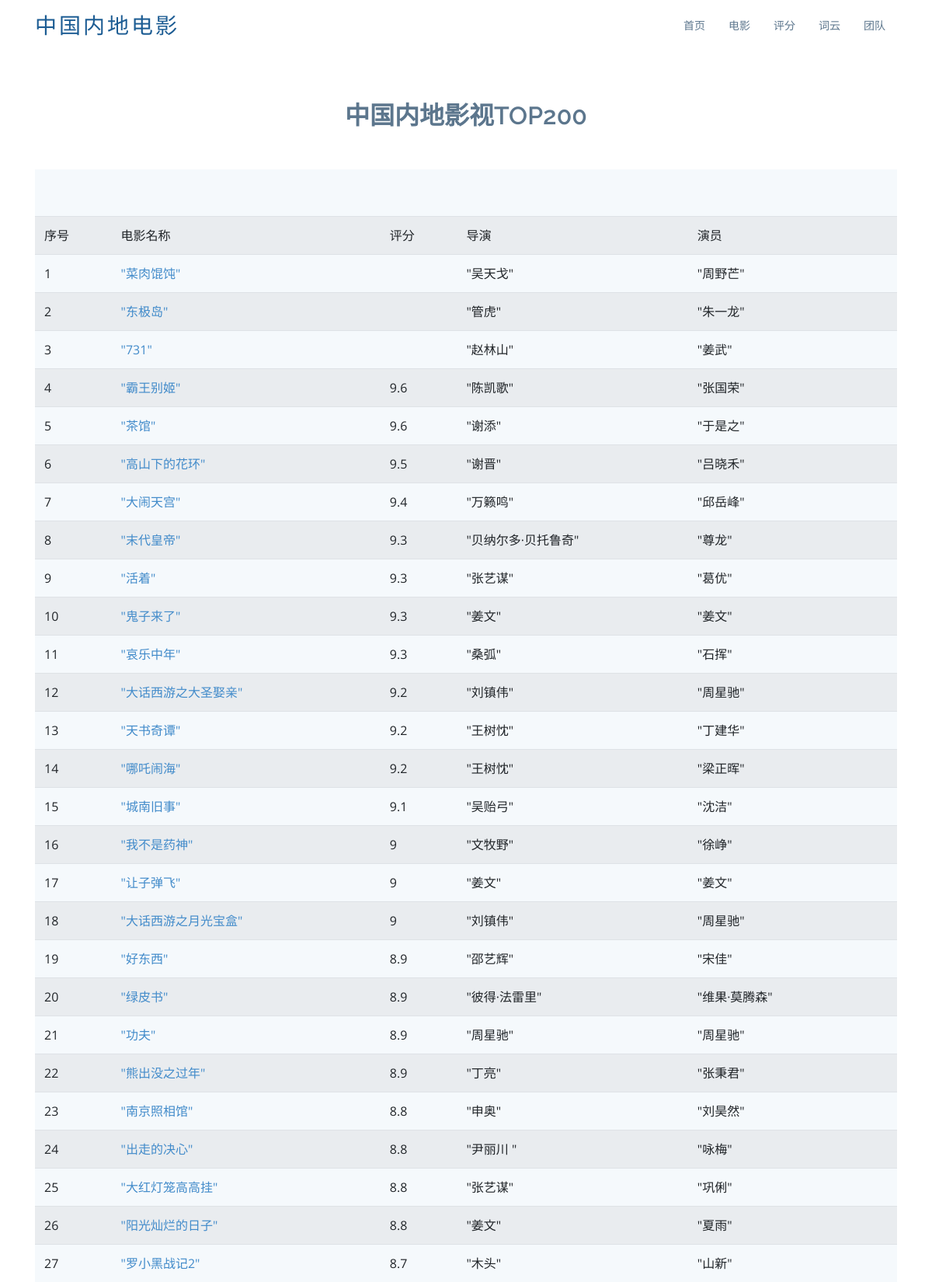
The page /movie (upper part) on the database its author committed.
### tables this page shows
CREATE TABLE movie200
    (
    id integer primary key autoincrement,
    directors text,
    rate numeric,  
    title varchar,
    url text,
    casts text,
    cover text
    );

### web/app.py (the view)
@app. route('/movie')
def movie() :
    i=1
    datalist = []#建造一个空列表，存放data数据
    con = sqlite3.connect("chinamovie.db")#获取连接对象
    cur = con.cursor()#获取游标
    sql = "select * from movie200 order by rate desc "
    data = cur.execute(sql)
    for item in data:
        item=item+(i,)
        datalist.append(item)
        i=i+1
    cur.close()
    con.close()
    return render_template("movie.html",movies = datalist)#把datalist数据传给movies变量，放到网页上

### web/templates/movie.html (shortened to what this page needs)
<!DOCTYPE html>
<html lang="en">
<head>
  <link href="static/assets/vendor/bootstrap/css/bootstrap.min.css" rel="stylesheet">
  <link href="static/assets/vendor/icofont/icofont.min.css" rel="stylesheet">
  <link href="static/assets/vendor/boxicons/css/boxicons.min.css" rel="stylesheet">
  <link href="static/assets/vendor/animate.css/animate.min.css" rel="stylesheet">
  <link href="static/assets/vendor/venobox/venobox.css" rel="stylesheet">
  <link href="static/assets/vendor/aos/aos.css" rel="stylesheet">
  <link href="static/assets/css/style.css" rel="stylesheet">
</head>
<body>
  <header id="header">
    <div class="container">
      <div class="logo float-left">
        <h1 class="text-light"><a href="temp.html"><span>中国内地电影</span></a></h1>
      </div>
      <nav class="nav-menu float-right d-none d-lg-block">
        <ul>
          <li class="/index"><a href="/index">首页</a></li>
          <li><a href="/movie">电影</a></li>
          <li><a href="/rates">评分</a></li>
          <li><a href="/actors">词云</a></li>
          <li><a href="/team">团队</a></li>
        </ul>
      </nav>
    </div>
  </header>
  <section id="team" class="team">
    <div class="container">
      <div class="section-title">
        <h2>中国内地影视TOP200</h2>
      </div>
      <section class="counts section-bg">
        <div class="container">
          <div class="row">
          <table class="table table-striped">
           <tr>
              <td>序号</td>
              <td>电影名称</td>
              <td>评分</td>
              <td>导演</td>
              <td>演员</td>
            </tr>
           {% for movie in movies %}
            <tr>
              <td>{{movie[7]}}</td>
              <td>
                <a href="{{movie[4]}}" target="_blank">
                  {{movie[3]}}
                  </a>
              </td>
              <td>{{movie[2]}}</td>
              <td>{{movie[1]}}</td>
              <td>{{movie[5]}}</td>
            </tr>
            {% endfor %}
          </table>
        </div>
        </div>
      </section>
    </div>
  </section>
</body>
</html>

### web/static/assets/css/style.css (style rules this page uses)
body { font-family: "Open Sans", sans-serif; color: #444; }
a { color: #428bca; }
h1, h2, h3, h4, h5, h6, .font-primary { font-family: "Raleway", sans-serif; }
#header { height: 70px; transition: all 0.5s; transition: all 0.5s; padding: 10px 0; background: #fff; z-index: 997; }
#header .logo h1 { font-size: 28px; margin: 0; padding: 10px 0; line-height: 1; font-weight: 400; letter-spacing: 3px; text-transform: uppercase; }
#header .logo h1 a, #header .logo h1 a:hover { color: #1c5c93; text-decoration: none; }
.nav-menu, .nav-menu * { margin: 0; padding: 0; list-style: none; }
.nav-menu > ul > li { position: relative; white-space: nowrap; float: left; }
.nav-menu a { display: block; position: relative; color: #5c768d; padding: 12px 15px; transition: 0.3s; font-size: 14px; font-family: "Open Sans", sans-serif; }
.mobile-nav { position: fixed; top: 0; bottom: 0; z-index: 9999; overflow-y: auto; left: -260px; width: 260px; padding-top: 18px; background: #1f3548; transition: 0.4s; }
.mobile-nav * { margin: 0; padding: 0; list-style: none; }
.mobile-nav a { display: block; position: relative; color: #e3f0fc; padding: 10px 20px; font-weight: 500; }
section { padding: 60px 0; }
.section-bg { background-color: #f5f9fc; }
.section-title { text-align: center; padding-bottom: 30px; }
.section-title h2 { font-size: 32px; font-weight: 600; margin-bottom: 20px; padding-bottom: 0; color: #5c768d; }
.counts { padding-bottom: 30px; }
.team { background: #fff; padding: 60px 0 30px 0; }

### rows shown on the page
movie200: movie "1", title "\"菜肉馄饨\"", directors "\"吴天戈\"", casts "\"周野芒\""
movie200: movie "2", title "\"东极岛\"", directors "\"管虎\"", casts "\"朱一龙\""
movie200: movie "3", title "\"731\"", directors "\"赵林山\"", casts "\"姜武\""
movie200: movie "4", title "\"霸王别姬\"", rate "9.6", directors "\"陈凯歌\"", casts "\"张国荣\""
movie200: movie "5", title "\"茶馆\"", rate "9.6", directors "\"谢添\"", casts "\"于是之\""
movie200: movie "6", title "\"高山下的花环\"", rate "9.5", directors "\"谢晋\"", casts "\"吕晓禾\""
movie200: movie "7", title "\"大闹天宫\"", rate "9.4", directors "\"万籁鸣\"", casts "\"邱岳峰\""
movie200: movie "8", title "\"末代皇帝\"", rate "9.3", directors "\"贝纳尔多·贝托鲁奇\"", casts "\"尊龙\""
movie200: movie "9", title "\"活着\"", rate "9.3", directors "\"张艺谋\"", casts "\"葛优\""
movie200: movie "10", title "\"鬼子来了\"", rate "9.3", directors "\"姜文\"", casts "\"姜文\""
movie200: movie "11", title "\"哀乐中年\"", rate "9.3", directors "\"桑弧\"", casts "\"石挥\""
movie200: movie "12", title "\"大话西游之大圣娶亲\"", rate "9.2", directors "\"刘镇伟\"", casts "\"周星驰\""
movie200: movie "13", title "\"天书奇谭\"", rate "9.2", directors "\"王树忱\"", casts "\"丁建华\""
movie200: movie "14", title "\"哪吒闹海\"", rate "9.2", directors "\"王树忱\"", casts "\"梁正晖\""
movie200: movie "15", title "\"城南旧事\"", rate "9.1", directors "\"吴贻弓\"", casts "\"沈洁\""
movie200: movie "16", title "\"我不是药神\"", rate "9", directors "\"文牧野\"", casts "\"徐峥\""
movie200: movie "17", title "\"让子弹飞\"", rate "9", directors "\"姜文\"", casts "\"姜文\""
movie200: movie "18", title "\"大话西游之月光宝盒\"", rate "9", directors "\"刘镇伟\"", casts "\"周星驰\""
movie200: movie "19", title "\"好东西\"", rate "8.9", directors "\"邵艺辉\"", casts "\"宋佳\""
movie200: movie "20", title "\"绿皮书\"", rate "8.9", directors "\"彼得·法雷里\"", casts "\"维果·莫腾森\""
movie200: movie "21", title "\"功夫\"", rate "8.9", directors "\"周星驰\"", casts "\"周星驰\""
movie200: movie "22", title "\"熊出没之过年\"", rate "8.9", directors "\"丁亮\"", casts "\"张秉君\""
movie200: movie "23", title "\"南京照相馆\"", rate "8.8", directors "\"申奥\"", casts "\"刘昊然\""
movie200: movie "24", title "\"出走的决心\"", rate "8.8", directors "\"尹丽川 \"", casts "\"咏梅\""
movie200: movie "25", title "\"大红灯笼高高挂\"", rate "8.8", directors "\"张艺谋\"", casts "\"巩俐\""
movie200: movie "26", title "\"阳光灿烂的日子\"", rate "8.8", directors "\"姜文\"", casts "\"夏雨\""
movie200: movie "27", title "\"罗小黑战记2\"", rate "8.7", directors "\"木头\"", casts "\"山新\""
